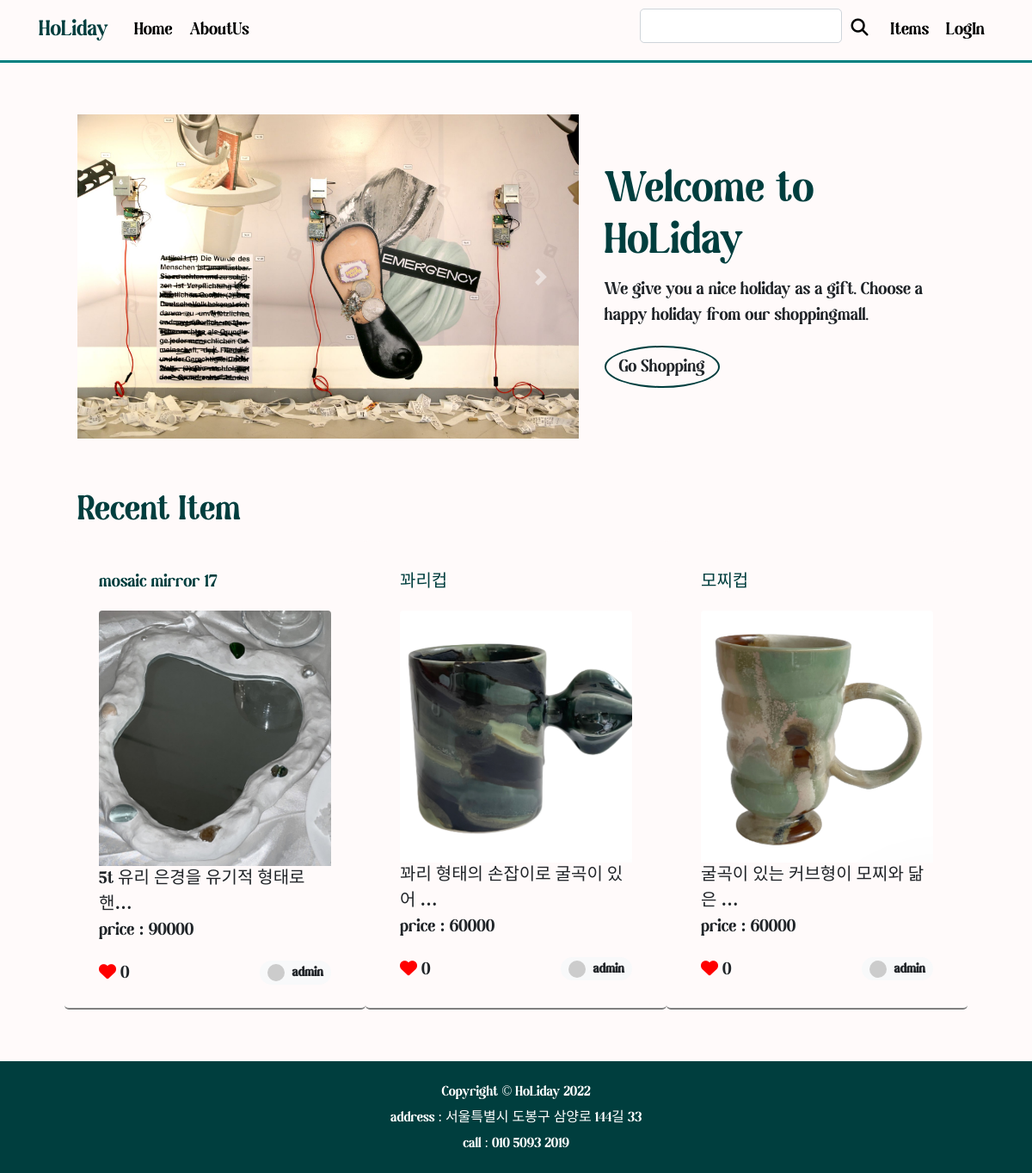
The app's page /, older data.
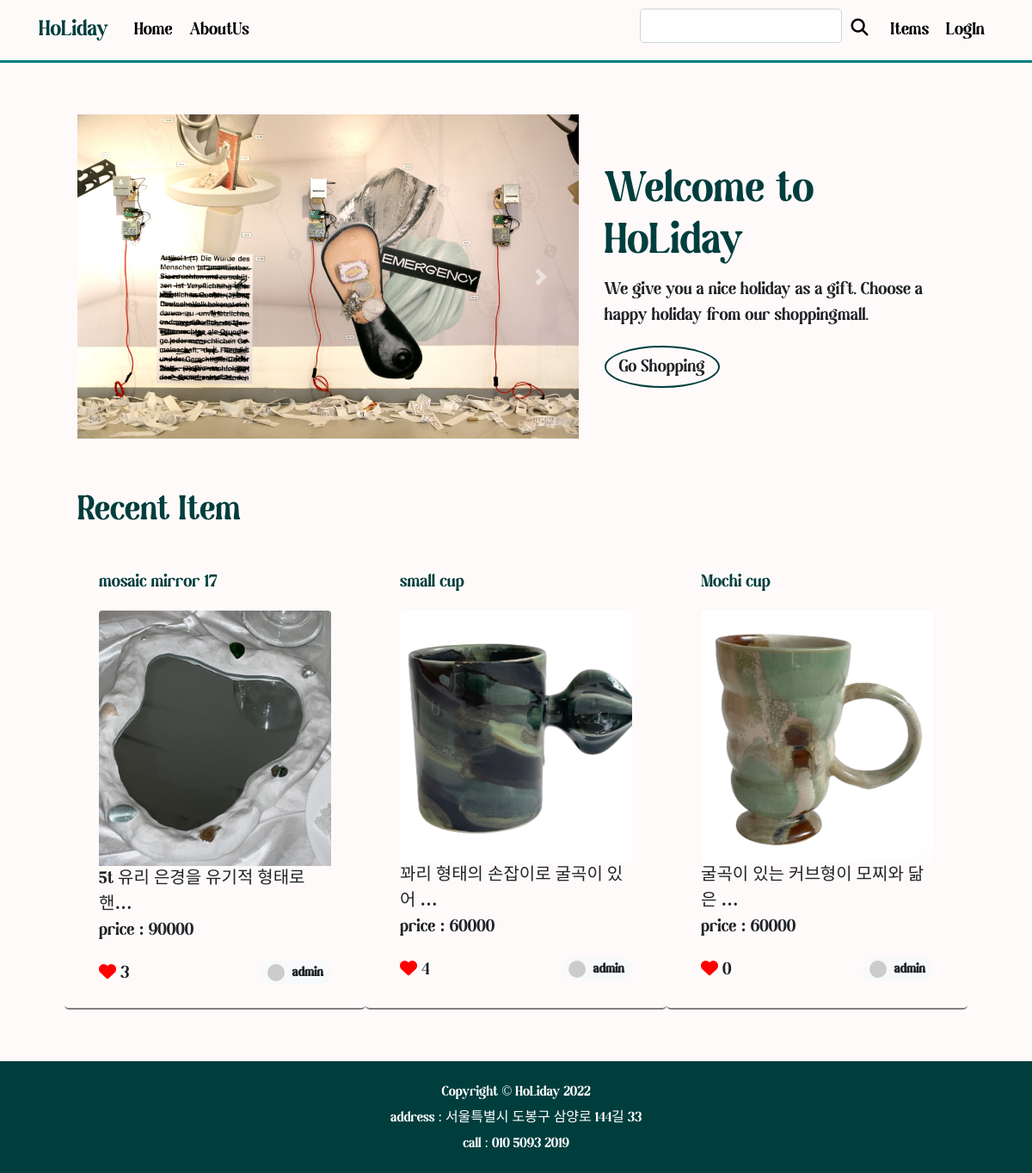
The same page, newer data.
### shoppingmall_main/models.py (models this page shows, shortened)
class ShoppingItem(models.Model):
    created_at = models.DateTimeField(auto_now_add=True)
    updated_at = models.DateTimeField(auto_now=True)
    title = models.CharField(max_length=50) # 상품 이름
    information = MarkdownxField() # 상품 설명
    price = models.IntegerField() # 가격
    like_users = models.ManyToManyField(User,related_name='like_shopping',blank=True)
    head_image = models.ImageField(upload_to='shoppingmall_main/images/%Y/%m/%d/', blank=True) # 상품 이미지
    author = models.ForeignKey(User, null=True, on_delete=models.SET_NULL)
    m_company = models.ForeignKey(Company, null=True, on_delete=models.SET_NULL) # 제조사
    category = models.ForeignKey(Category, null=True, blank=True, on_delete=models.CASCADE) # 카테고리
    product_number = models.IntegerField() # 그 외 상품번호
    tags = models.ManyToManyField(ColorTag,blank=True) # 다대다 관계
    def get_absolute_url(self):
        return f'/shoppingmall_main/{self.pk}/'
    def get_avatar_url(self):
        if self.author.socialaccount_set.exists():
            return self.author.socialaccount_set.first().get_avatar_url()
        else:
            return 'https://dummyimage.com/50x50/ced4da/6c757d.jpg'

### single_page/views.py (the view)
# urls.py: path('',views.landing),
def landing(request):
    recent_posts = ShoppingItem.objects.order_by('-pk')[:3]
    return render(request,'single_page/landing.html',{
        'recent_posts' : recent_posts,
    })

### single_page/templates/single_page/landing.html (shortened to what this page needs)
<!DOCTYPE html>
{% load static %}
<head>
    <link href="{% static 'single_page/bootstrap4/css/bootstrap.min.css' %}" rel="stylesheet" media="screen">
    <link href="{% static 'single_page/css/style.css' %}"   rel="stylesheet" media="screen" >
</head>
      {% include 'shoppingmall_main/navbar.html' %}
    <div class="container px-4 px-lg-5" >
        <div class="row gx-4 gx-lg-5 align-items-center my-5">
            <div class="col-lg-7">
                <div id="carouselExampleIndicators" class="carousel slide" data-ride="carousel">
                    <div class="carousel-inner">
                    <div class="carousel-item active">
                        <img src="{% static 'single_page/images/cava8.jpg' %}" class="d-block w-100" alt="...">
                    </div>
                    </div>
                    <a class="carousel-control-prev" href="#carouselExampleIndicators" role="button" data-slide="prev">
                    <span class="carousel-control-prev-icon" aria-hidden="true"></span>
                    </a>
                    <a class="carousel-control-next" href="#carouselExampleIndicators" role="button" data-slide="next">
                    <span class="carousel-control-next-icon" aria-hidden="true"></span>
                    </a>
                </div>
            </div>
            <div class="col-lg-5">
                <h1 class="font-weight-light" style=" color:rgb(0, 62, 62) ;">Welcome to HoLiday</h1>
                <p>We give you a nice holiday as a gift. Choose a happy holiday from our shoppingmall.</p>
                <a id="go-shopping" href="/shoppingmall_main/" role="button" class="btn"  style="background-color : snow; border: 2px rgb(0,62,62) solid;border-radius:50%">
               Go Shopping</a>
            </div>
        </div>
        <h2 style="color: rgb(0, 62, 62)">Recent Item</h2>
        <div class="row gx-4 gx-lg-5">
            {% for post in recent_posts %}
            <div class=" card col-md-4 mb-5" style="background-color:snow;border:none;border-bottom : 2px solid gray">
                <div class="card" style="background-color:snow;border:none">
                    <div class="card-body">
                        <h3 class="card-title"><a href="{{post.get_absolute_url}}" >
                            {{post.title}}
                        </a></h3>
                         <img class="card-img-top" src="{{post.head_image.url}}">
                        <p class="card-text" >{{post.information | truncatechars:20}}
                           <br>price : {{post.price}}</p>
                        <span class="badge badge-pill badge-light float-right">
                        <img class="rounded-circle mr-1 " width="20px" src="{{post.get_avatar_url}}">
                        {{post.author.username}}
                    </span>
                        <i class="fa-solid fa-heart" style="color : red"></i>
                        {{post.like_users.count}}
                    </div>
                </div>
            </div>
            {% endfor %}
        </div>
    </div>
        <div class="bottom">
            {% include 'shoppingmall_main/footer.html' %}
        </div>
</body>
</html>

Row changes from the older to the newer data that the page shows:
changed ShoppingItem "mosaic mirror 17": like_users.count "0" → "3"
changed ShoppingItem "꽈리 형태의 손잡이로 굴곡이 있어 …": title "꽈리컵" → "small cup"; like_users.count "0" → "4"
changed ShoppingItem "굴곡이 있는 커브형이 모찌와 닮은 …": title "모찌컵" → "Mochi cup"
